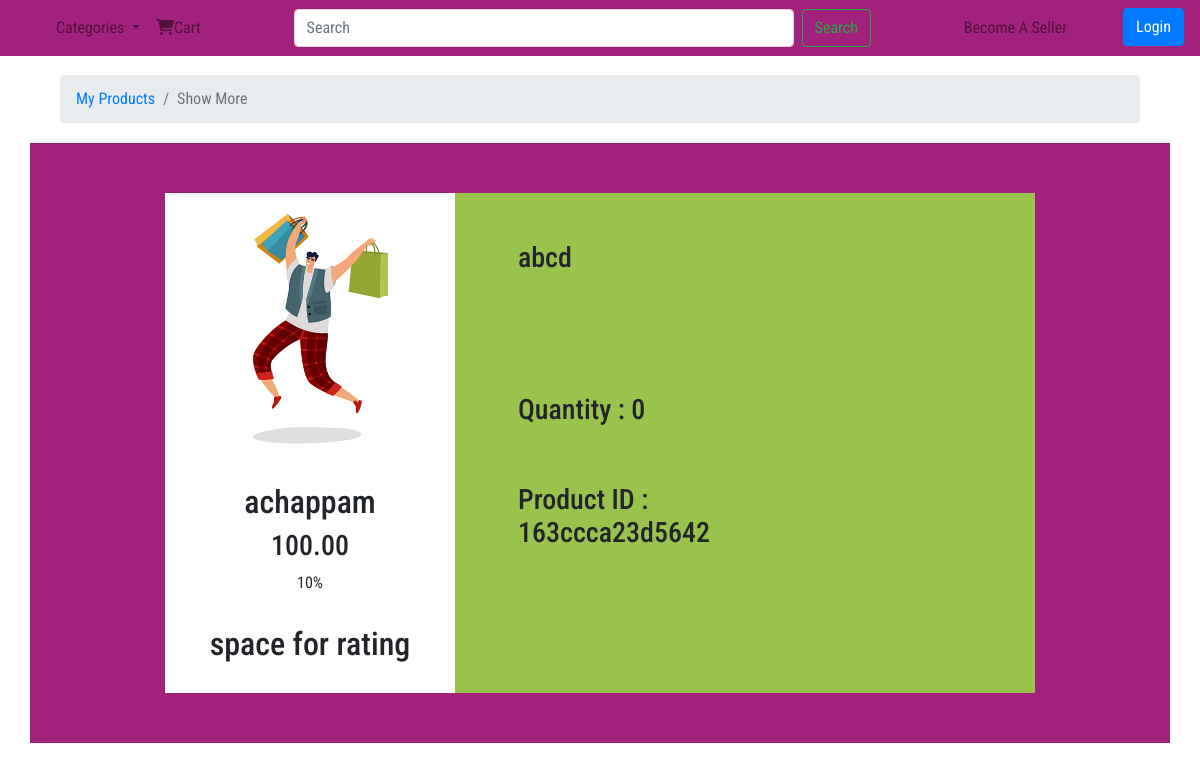
Screenshot of /show-more-products.php?id=163ccca23d5642 with the database file from the repository.
### tables this page shows
CREATE TABLE IF NOT EXISTS `products` (
  `product_id` varchar(14) NOT NULL,
  `seller_id` varchar(14) NOT NULL,
  `category_id` varchar(14) NOT NULL,
  `name` varchar(50) NOT NULL,
  `description` varchar(500) NOT NULL,
  `quantity` int(3) NOT NULL,
  `mrp` float(7,2) NOT NULL,
  `discount` int(2) NOT NULL,
  UNIQUE KEY `product_id` (`product_id`)
);

### functions.php (called while the page is built, shortened)
<?php
function categoryNameFromCategoryId($category_id)
{
    include "dbconnect.php";
    $sql = "SELECT name FROM category WHERE category_id='$category_id'";
    $result = mysqli_query($con, $sql);
    if(mysqli_num_rows($result)>0){
        $row = mysqli_fetch_assoc($result);
        $category_name = $row["name"];
    }
    return $category_name ;
}
?>

### show-more-products.php (the view, shortened to what this page needs)
<?php
include "dbconnect.php";
include "functions.php";
$id = $_GET['id']
?>
<!DOCTYPE html>
<html lang="en">
<?php include "head.php"; ?>
<body>
    <?php include "navbar.php";?>
    <section id="home">
        <div class="container">
        <div class="col-lg-12">
                    <nav aria-label="breadcrumb">
                        <ol class="breadcrumb">
                            <li class="breadcrumb-item"><a href="seller-products.php">My Products</a></li>
                            <li class="breadcrumb-item active" aria-current="page">Show More</a></li>
                             </ol>
                    </nav>
                </div>
        </div>
        <div class="container show-more">
            <div class="row ">
            <?php
                        $sql1 = "SELECT * FROM products WHERE product_id = '$id'";
                        $result1 = mysqli_query($con, $sql1);
                        if(mysqli_num_rows($result1)>0){
                            $row = mysqli_fetch_assoc($result1);
                            $category_id = $row['category_id'];
                            $category_name = categoryNameFromCategoryId($category_id);
                        }
                        ?>
                <div class="col-lg-4 product-left">
                    <img src="img/design/man_jump.jpg" alt="">
                    <?php echo "<h2>".$row['name']."</h2>";
                    echo "<h3>".$row['mrp']."</h3><p>".$row['discount']."%</p>";?>
                    <h2>space for rating </h2>
                </div>
                <div class="col-lg-8 product-right">
                    <div class="row description-row">
                        <div class="col-lg-12 m-5">
                        <?php echo "<h3>".$row['description']."</h3>";?>
                        </div>
                    </div>
                    <div class="row">
                        <div class="col-lg-6 ml-5">
                            <?php echo "<h3>Quantity  :  ".$row['quantity']."</h3>";?>
                        </div>
                        <div class="col-lg-6 m-5">
                            <?php echo "<h3>Product ID  :  ".$row['product_id']."</h3>";?>
                        </div>
                    </div>
                </div>
            </div>
        </div>
    </section>
</body>
</html>

### css/styles.css (style rules this page uses)
* { margin: 0; padding: 0; font-family:'Roboto Condensed', sans-serif; }
#home { margin-top: 75px; height: 1500px; }
.show-more { padding: 50px 150px; margin-top: 20px; background-color: #a2217d; }
.product-left { text-align: center; background-color: #fff; height: 500px; }
.product-left img { width: 100%; height: 50%; margin-top: 10px; }
.product-left h2 { margin-top: 30px; }
.product-right { background-color:#9ac34d; height: 500px; }
.description-row { height: 40%; }

### rows the page displays
products: name "achappam", mrp "100.00", discount "10", description "abcd", quantity "0", product_id "163ccca23d5642"
